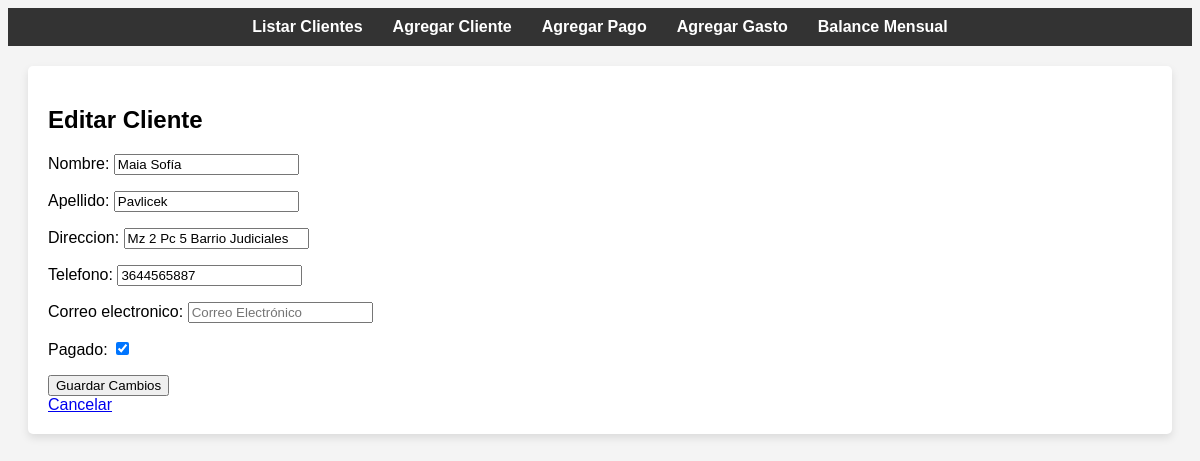
The page /editar_cliente/4/ on the database its author committed.
### gym_app/models.py (models this page shows, shortened)
class Cliente(models.Model):
    nombre = models.CharField(max_length=255)
    apellido = models.CharField(max_length=255)
    direccion = models.CharField(max_length=255, blank=True, null=True)
    telefono = models.CharField(max_length=20)
    correo_electronico = models.EmailField(blank=True, null=True)
    pagado = models.BooleanField(default=False)
    fecha_registro = models.DateField(auto_now_add=True)

### gym_app/views.py (the view)
# urls.py: path('editar_cliente/<int:cliente_id>/', views.editar_cliente, name='editar_cliente'),
def editar_cliente(request, cliente_id):
    cliente = get_object_or_404(Cliente, id=cliente_id)
    if request.method == 'POST':
        form = ClienteForm(request.POST, instance=cliente)
        if form.is_valid():
            form.save()
            return redirect('listar_clientes')
    else:
        form = ClienteForm(instance=cliente)
    return render(request, 'gym_app/editar_cliente.html', {'form': form, 'cliente': cliente})

### gym_app/forms.py
class ClienteForm(forms.ModelForm):
    class Meta:
        model = Cliente
        fields = ['nombre', 'apellido', 'direccion', 'telefono', 'correo_electronico', 'pagado']
        widgets = {
            'nombre': forms.TextInput(attrs={'class': 'form-control', 'placeholder': 'Nombre'}),
            'apellido': forms.TextInput(attrs={'class': 'form-control', 'placeholder': 'Apellido'}),
            'direccion': forms.TextInput(attrs={'class': 'form-control', 'placeholder': 'Dirección'}),
            'telefono': forms.TextInput(attrs={'class': 'form-control', 'placeholder': 'Teléfono'}),
            'correo_electronico': forms.EmailInput(attrs={'class': 'form-control', 'placeholder': 'Correo Electrónico'}),
            'pagado': forms.CheckboxInput(attrs={'class': 'form-check-input'}),
        }

### gym_app/templates/gym_app/editar_cliente.html (shortened to what this page needs)
{% extends 'gym_app/base.html' %}
{% block content %}
<h2>Editar Cliente</h2>
<form method="POST">
    {{ form.as_p }}
    <button type="submit">Guardar Cambios</button>
</form>
<a href="{% url 'listar_clientes' %}">Cancelar</a>
{% endblock %}

### static/css/styles.css (style rules this page uses)
body { font-family: Arial, sans-serif; background-color: #f4f4f4; }

### gym_app/templates/gym_app/base.html (style rules this page uses)
body { font-family: Arial, sans-serif; background-color: #f4f4f4; }

### rows shown on the page
Cliente: nombre "Maia Sofía", apellido "Pavlicek", direccion "Mz 2 Pc 5 Barrio Judiciales", telefono "3644565887", pagado "☑"
